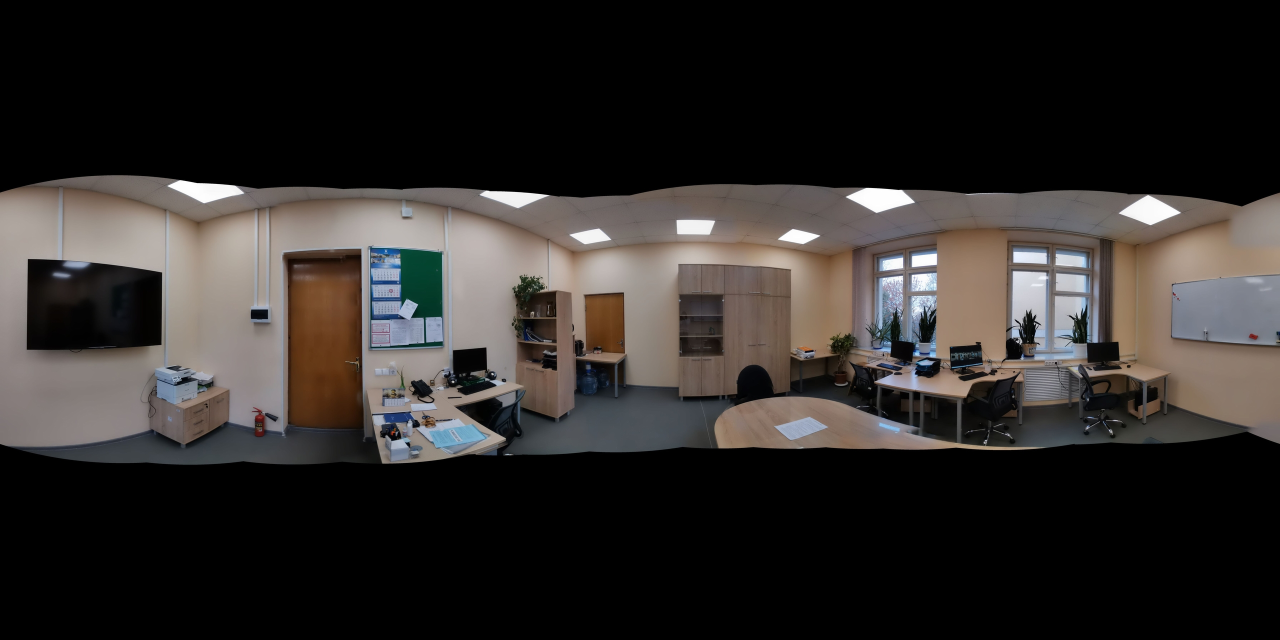
#> input picture unn_panorams/img2.jpg, 2560 x 1279 px (shown at 1/2 size)
$ python prepare_pano.py unn_panorams/img2.jpg
#> lines starting #> are read from the running program, lines starting #| are printed output that depends on the picture
# prepare_pano.py — положи в корень проекта
from PIL import Image
import sys

src = sys.argv[1] if len(sys.argv) > 1 else r"unn_panorams\328.jpg"
im = Image.open(src).convert("RGB")
#> im is the input picture: PIL image 2560x1279 RGB; mean R, G, B 46.9, 43.4, 41.3
print("original size:", im.size)
#| original size: (2560, 1279)
out = im.resize((1024, 512), Image.LANCZOS)
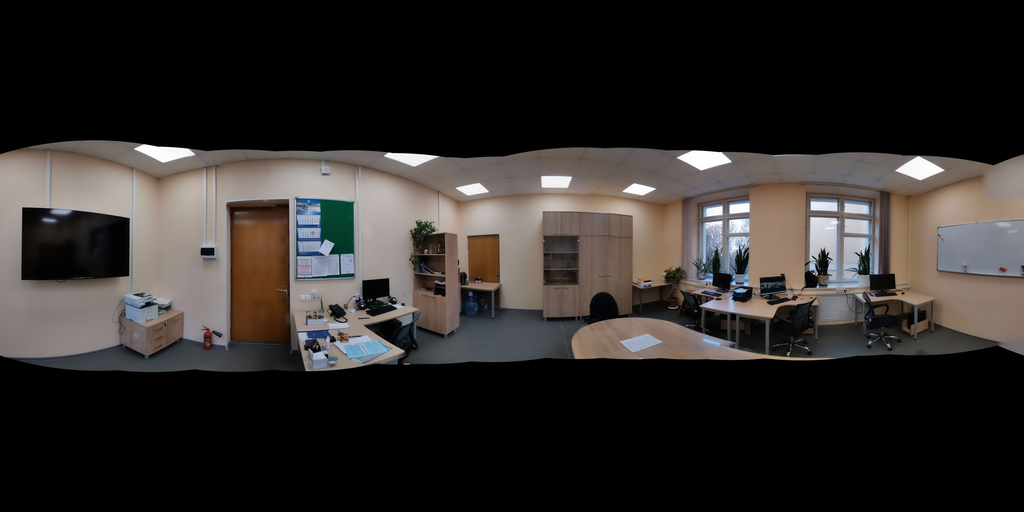
#> out: PIL image 1024x512 RGB; mean R, G, B 47, 43.4, 41.3
out.save(r"data\layoutnet_dataset\test\img\328.jpg")
print("saved 1024x512 -> data/layoutnet_dataset/test/img/328.jpg")

$ run again, on unn_panorams/img4.jpg
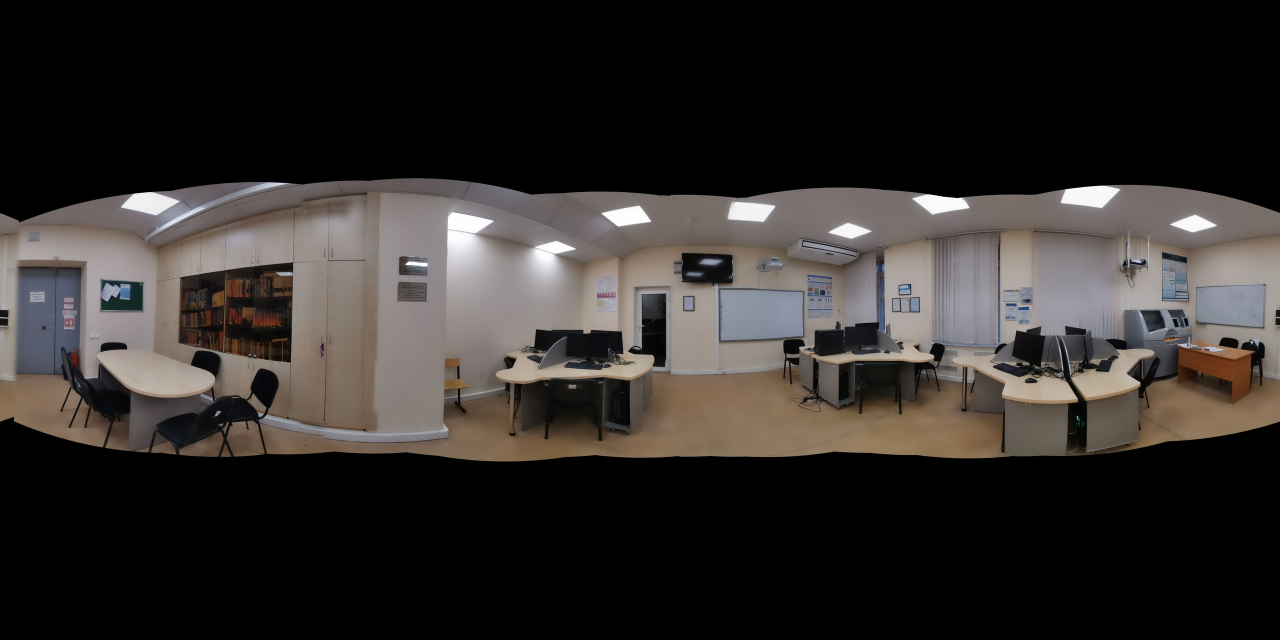
#> input picture unn_panorams/img4.jpg, 2560 x 1279 px (shown at 1/2 size)
#> im is the input picture: PIL image 2560x1279 RGB; mean R, G, B 48.5, 44.6, 42.3
#| original size: (2560, 1279)
#> `out = im.resize((1024, 512), Image.LANCZOS)`:
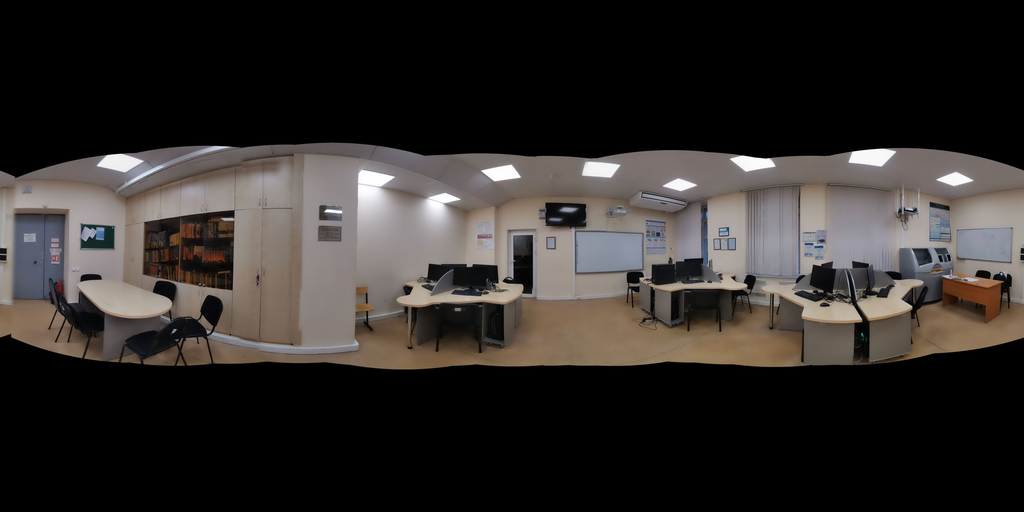
#> out: PIL image 1024x512 RGB; mean R, G, B 48.5, 44.6, 42.3
